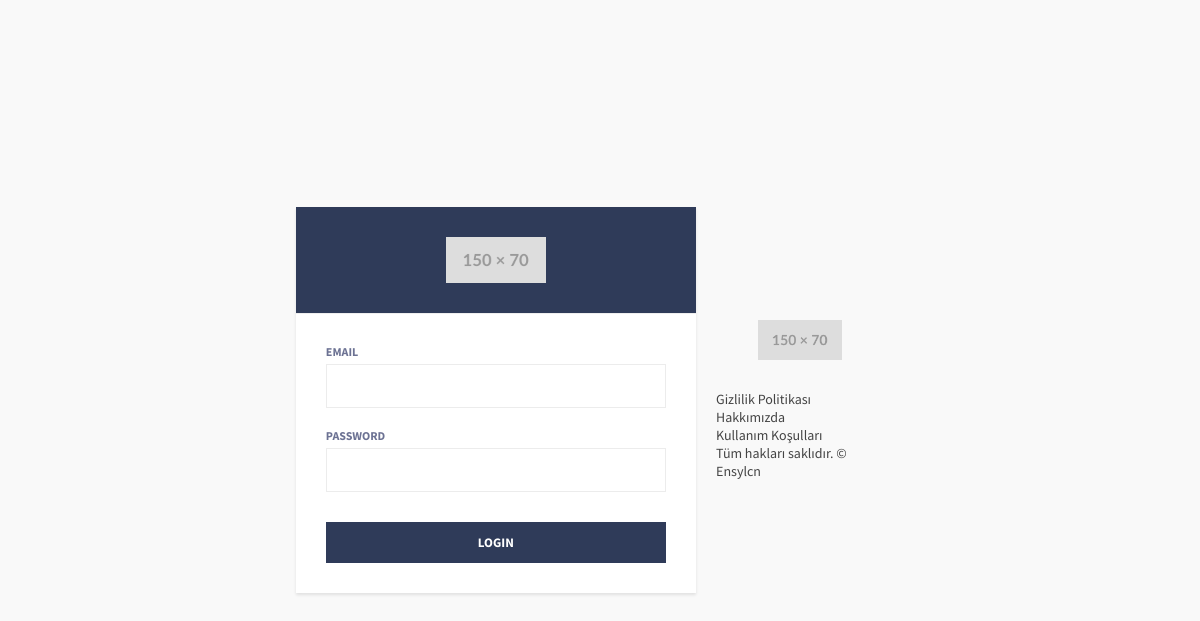
The app's page /admin/index.php with its own data.
### tables this page shows
CREATE TABLE `settings` (
  `id` int(11) NOT NULL,
  `settings_name` mediumtext NOT NULL,
  `settings_value` mediumtext NOT NULL
);

CREATE TABLE `pages` (
  `id` int(11) NOT NULL,
  `title` text NOT NULL,
  `description` text NOT NULL,
  `status` tinyint(1) NOT NULL,
  `link` text NOT NULL
);

### _class/class.php (called while the page is built, shortened)
<?php
class PIA {
	static $pdo = null;
	static $charset = 'UTF8';
	static $last_stmt = null;
	public static function instance(){
		return
		self::$pdo == null ?
		self::init() :
		self::$pdo;
	}
	public static function init(){
		self::$pdo = new PDO('mysql:host=' . MYSQL_HOST .';dbname=' . MYSQL_DB,	MYSQL_USER,	MYSQL_PASS	);
		self::$pdo->exec('SET NAMES `' . self::$charset . '`');
		self::$pdo->setAttribute(PDO::ATTR_DEFAULT_FETCH_MODE, PDO::FETCH_OBJ);
		return self::$pdo;
	}
	public static function query($query, $bindings = null){
		if(is_null($bindings)){
			if(!self::$last_stmt = self::instance()->query($query))
			return false;
		}else{
			self::$last_stmt = self::prepare($query);
			if(!self::$last_stmt->execute($bindings))
			return false;
		}
		return self::$last_stmt;
	}
	public static function get_var($query, $bindings = null){
		if(!$stmt = self::query($query, $bindings))
		return false;
		return $stmt->fetchColumn();
	}
	public static function settings($name){
		return self::get_var("SELECT settings_value FROM settings WHERE settings_name='$name'");
	}
}
$pia = new PIA;
?>

### admin/index.php (the view, shortened to what this page needs)
<?php require('../_class/config.php'); if(isset($admin->id)){ echo '<script>window.location.href="main.php";</script>'; }  ?>
<!DOCTYPE html>
<html>
      <head>
           <?php require('_inc/head.php'); ?>
      </head>
      <body class="login">
                  <form class="form" action="_ajax/_ajaxLogin.php" method="post" autocomplete="off">
                        <div class="logo"><img src="../uploads/<?=$pia->settings('logo');?>" /></div>
                        <div class="form-group">
                              <label>EMAIL</label>
                              <input type="email" name="email"  class="form-control"  required  />
                        </div>
                        <div class="form-group m0">
                              <label>PASSWORD</label>
                              <input type="password" name="password" class="form-control" required />
                        </div>
                        <div class="actions">
                              <button type="submit" class="btn-primary btn-block" >LOGIN</button>
                        </div>
                  </form>
                  <?php  require('_inc/footer.php'); ?>
      </body>
</html>

### _inc/footer.php (shortened to what this page needs)
<div class="footer">
    <div class="container">
	        <div class="logo"><img src="uploads/<?=$pia->settings('logo');?>" alt="<?=$pia->settings('site_title');?>" /></div>
            <ul class="links">
                <?php $list = $pia->query("SELECT * FROM pages WHERE status=1 ORDER BY title ASC"); foreach($list as $item){ ?>
                    <li><a href="<?=$item->link;?>" title="<?=$item->title;?>"><?=$item->title;?></a></li>
                <?php } ?>
            </ul>
            <div class="copyright">
                <?=$pia->settings('copyright');?>
            </div>
    </div>
</div>

### admin/index.php (style rules this page uses)
.logo { margin-bottom:30px;text-align: center; }
.logo img { max-width: 50%;width:50%; }

### records on screen
settings: settings_value (picture)
pages: title "Gizlilik Politikası"
pages: title "Hakkımızda"
pages: title "Kullanım Koşulları"
settings: settings_value "Tüm hakları saklıdır. © Ensylcn"
